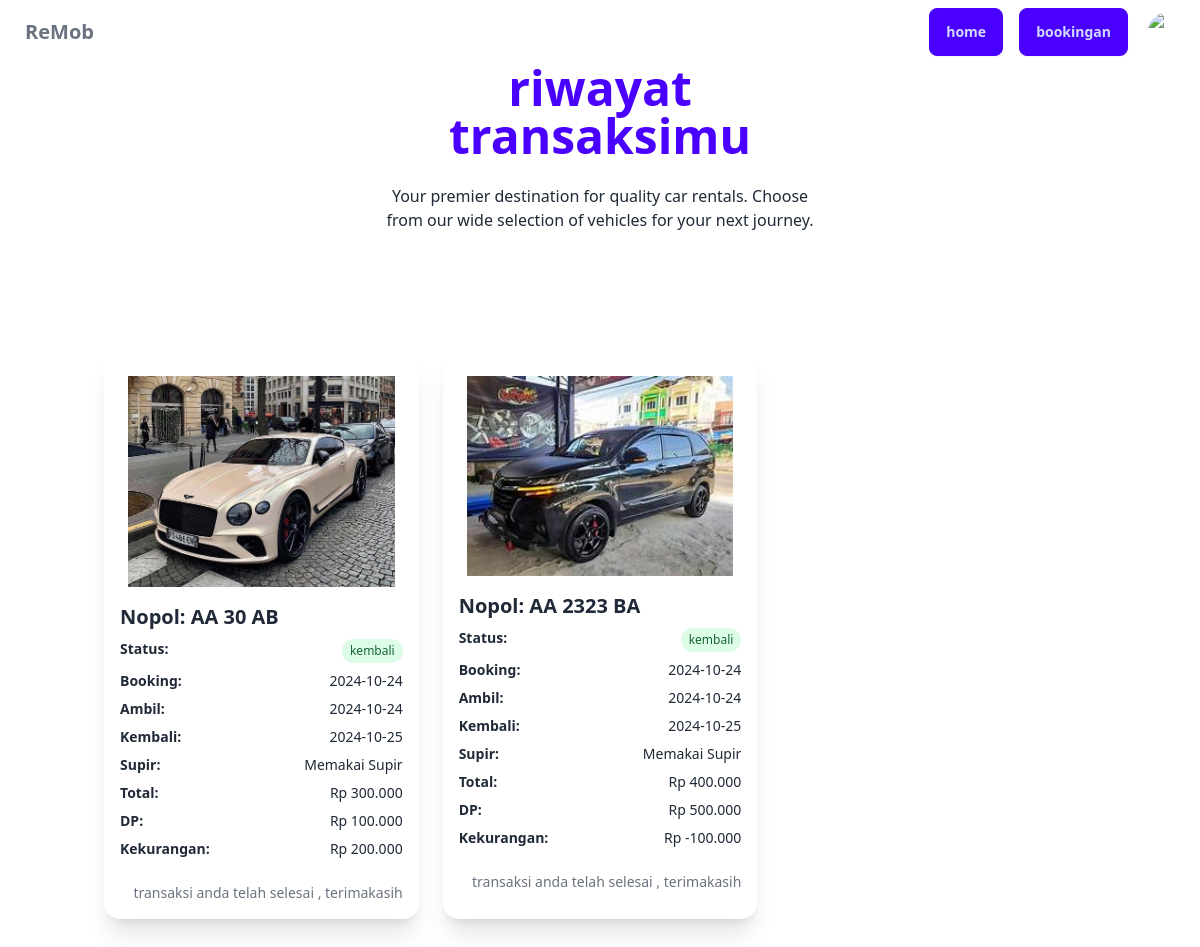
The app's page /member/bookingan.php (signed in) with its own data.
### tables this page shows
CREATE TABLE `tbl_transaksi` (
  `id_transaksi` int(11) NOT NULL,
  `nik` int(50) NOT NULL,
  `nopol` varchar(10) NOT NULL,
  `tgl_booking` date NOT NULL,
  `tgl_ambil` date NOT NULL,
  `tgl_kembali` date NOT NULL,
  `supir` tinyint(1) NOT NULL,
  `total` decimal(10,0) NOT NULL,
  `downpayment` decimal(10,0) NOT NULL,
  `kekurangan` decimal(10,0) NOT NULL,
  `status` enum('booking','approve','ambil','kembali') NOT NULL
);

CREATE TABLE `tbl_mobil` (
  `nopol` varchar(10) NOT NULL,
  `brand` varchar(50) NOT NULL,
  `type` varchar(50) NOT NULL,
  `tahun` date NOT NULL,
  `harga` decimal(10,2) NOT NULL,
  `foto` varchar(50) NOT NULL,
  `status` enum('tersedia','tidak') NOT NULL
);

### member/bookingan.php (the view, shortened to what this page needs)
<?php
include '../session/koneksi.php';
?>
<!DOCTYPE html>
<html lang="en">
<head>
</head>
<body class="bg-white min-h-screen">
    <div class="hero bg-white py-12">
        <div class="hero-content bg-white text-center">
            <div class="max-w-md bg-white">
                <h1 class="text-5xl font-bold text-primary">riwayat transaksimu</h1>
                <p class="py-6">Your premier destination for quality car rentals. Choose from our wide selection of vehicles for your next journey.</p>
            </div>
        </div>
    </div>
    <div class="container mx-auto px-4 py-8">
        <div class="grid grid-cols-1 md:grid-cols-2 lg:grid-cols-3 gap-6">
            <?php
                $nik = $_SESSION["nik"];
                $sql = "SELECT tbl_transaksi.*, tbl_mobil.foto
                        FROM tbl_transaksi
                        JOIN tbl_mobil ON tbl_transaksi.nopol = tbl_mobil.nopol
                        WHERE tbl_transaksi.nik = ?";
                $stmt = $koneksi->prepare($sql);
                $stmt->bind_param("s", $nik);
                $stmt->execute();
                $result = $stmt->get_result();
                if ($result->num_rows > 0) {
                    while ($row = $result->fetch_assoc()) {
                        ?>
                        <div class="card bg-base-100 shadow-xl hover:shadow-2xl transition-shadow duration-300">
                        <figure class="px-6 pt-6">
                                <img src="../img/<?php echo htmlspecialchars($row['foto']); ?>"
                                     class="h-full w-full object-cover"
                                     alt="Vehicle Image">
                            </figure>
                            <div class="card-body p-4 text-sm">
                                <h2 class="card-title">Nopol: <?php echo htmlspecialchars($row['nopol']); ?></h2>
                                <div class="space-y-2">
                                    <div class="flex justify-between">
                                        <span class="font-semibold">Status:</span>
                                        <span class="px-2 py-1 rounded-full text-xs <?php echo $row['status'] === 'booking' ? 'bg-blue-100 text-blue-800' : 'bg-green-100 text-green-800'; ?>">
                                            <?php echo htmlspecialchars($row['status']); ?>
                                        </span>
                                    </div>
                                    <div class="flex justify-between">
                                        <span class="font-semibold">Booking:</span>
                                        <span><?php echo htmlspecialchars($row['tgl_booking']); ?></span>
                                    </div>
                                    <div class="flex justify-between">
                                        <span class="font-semibold">Ambil:</span>
                                        <span><?php echo htmlspecialchars($row['tgl_ambil']); ?></span>
                                    </div>
                                    <div class="flex justify-between">
                                        <span class="font-semibold">Kembali:</span>
                                        <span><?php echo htmlspecialchars($row['tgl_kembali']); ?></span>
                                    </div>
                                    <div class="flex justify-between">
                                        <span class="font-semibold">Supir:</span>
                                        <span><?php echo $row['supir'] ? 'Memakai Supir' : 'Tidak Memakai Supir'; ?></span>
                                    </div>
                                    <div class="flex justify-between">
                                        <span class="font-semibold">Total:</span>
                                        <span>Rp <?php echo number_format($row['total'], 0, ',', '.'); ?></span>
                                    </div>
                                    <div class="flex justify-between">
                                        <span class="font-semibold">DP:</span>
                                        <span>Rp <?php echo number_format($row['downpayment'], 0, ',', '.'); ?></span>
                                    </div>
                                    <div class="flex justify-between">
                                        <span class="font-semibold">Kekurangan:</span>
                                        <span>Rp <?php echo number_format($row['kekurangan'], 0, ',', '.'); ?></span>
                                    </div>
                                </div>
                                <div class="card-actions justify-end mt-4">
                                    <?php if ($row['status'] === 'booking'): ?>
                                        <button onclick="document.getElementById('batal_modal_<?php echo $row['id_transaksi']; ?>').showModal()"
                                                class="btn btn-error btn-sm">
                                            Batalkan
                                        </button>
                                    <?php elseif ($row['status']== 'kembali'): ?>
                                        <span class="text-gray-500">transaksi anda telah selesai , terimakasih </span>
                                    <?php endif; ?>
                                </div>
                            </div>
                        </div>
                    <?php
                    }
                } else {
                    echo '<div class="col-span-full text-center py-8 bg-base-100 rounded-lg shadow">
                            <p class="text-gray-500">Tidak ada data transaksi</p>
                          </div>';
                }
                ?>
            </div>
        </div>
</body>
</html>

### records on screen
tbl_transaksi: tbl_mobil.foto (picture), nopol "AA 30 AB", status "kembali", tgl_booking "2024-10-24", tgl_ambil "2024-10-24", tgl_kembali "2024-10-25", supir "Memakai Supir", total "300.000", downpayment "100.000", kekurangan "200.000", shows "transaksi anda telah selesai , terimakasih"
tbl_transaksi: tbl_mobil.foto (picture), nopol "AA 2323 BA", status "kembali", tgl_booking "2024-10-24", tgl_ambil "2024-10-24", tgl_kembali "2024-10-25", supir "Memakai Supir", total "400.000", downpayment "500.000", kekurangan "-100.000", shows "transaksi anda telah selesai , terimakasih"
